Frame 1 (no input): blank canvas, image omitted
Frame 60 (no input): blank canvas, image omitted
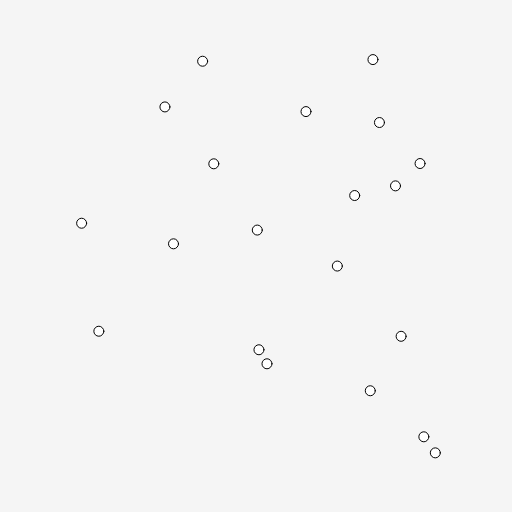
Frame 120 (the mouse pressed at the canvas centre since frame 60)

The p5.js sketch whose frames 1 and 60 were blank and that drew this single picture after the mouse press (run headless with seeded random() and noise() and a simulated clock; from frame 60 on, the mouse is pressed at the canvas centre):

// p5.js sketch
// ── sketch.js
let x = [], y = [], tx = [], ty = [];

function setup() {
  createCanvas(512, 512);
  textSize(32);
  for (let i = 0; i < 20; i++) {
    x[i] = 25;
    y[i] = 256;
    tx[i] = 500;
    ty[i] = 256;
  }
}

function draw() {
  background(245);

  for (let i = 0; i < x.length; i++) {
    circle(x[i], y[i], 10);

    x[i] = lerp(x[i], tx[i], 0.05);
    y[i] = lerp(y[i], ty[i], 0.05);

    let d = dist(x[i], y[i], tx[i], ty[i]);
    if (d < 10) {
      tx[i] = random(width);
      ty[i] = random(height);
    }
  }
}
